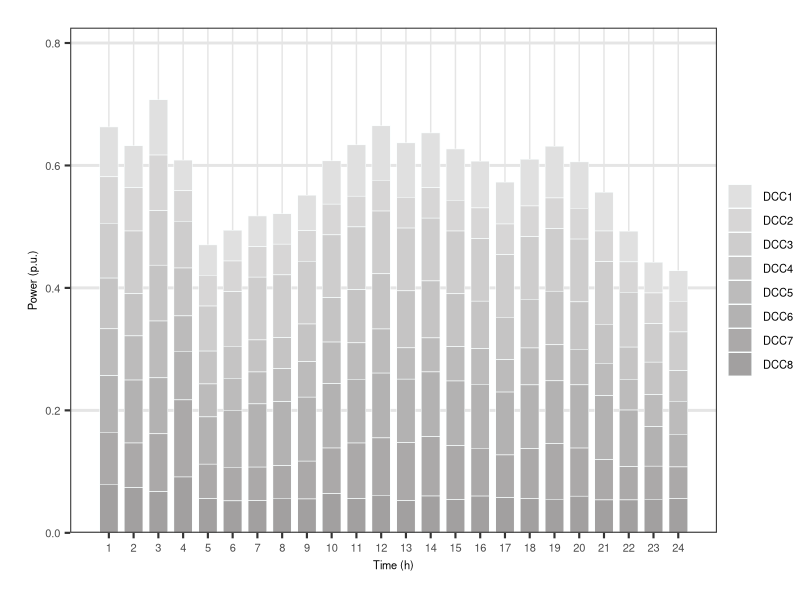

This figure's R source:
library(ggplot2)
library(dplyr)

# Read the CSV file
data <- read.csv("./dc_p.csv")

# Transpose the data
data_transposed <- t(data)

# Convert to data frame
data_transposed <- as.data.frame(data_transposed)

# Add column names
colnames(data_transposed) <- paste0("DCC", 1:ncol(data_transposed))

# Add time column
data_transposed$time <- 1:nrow(data_transposed)

# Convert to long format for ggplot2
data_long <- data_transposed %>%
  tidyr::pivot_longer(cols = starts_with("DCC"), names_to = "DCC", values_to = "workload")

# Define custom colors using a darker blue gradient with hex codes
num_dccs <- 24
grey_palette <- colorRampPalette(c("#e0e0e0", "#150e0e")) # LightGrey to DarkGrey
dcc_colors <- grey_palette(num_dccs)
names(dcc_colors) <- paste0("DCC", 1:num_dccs)

# Create the stacked bar plot
q <- ggplot(data_long, aes(x = time, y = workload, fill = DCC)) +
  geom_bar(stat = "identity", color = "#f9fdfd", linewidth = 0.2, width = 0.75) +
  scale_fill_manual(values = dcc_colors) +
  scale_y_continuous(name = "Power (p.u.)", expand = expansion(mult = c(0, 0.1))) +
  scale_x_continuous(name = "Time (h)", breaks = 1:24) +
  coord_cartesian(ylim = c(0, 0.75)) +
  theme_bw(base_size = 16) + # Larger base font size
  theme(
    # legend.position = c(0.8, 0.85), # Place legend inside the plot (x, y coordinates from 0 to 1)
    legend.title = element_blank(), # Larger legend title
    legend.text = element_text(size = 8), # Larger legend text
    axis.title = element_text(size = 8), # Axis titles bigger
    axis.text = element_text(size = 8), # Axis labels bigger
    legend.background = element_rect(fill = "transparent", color = NA),
    plot.title = element_blank(), # Title size and bold
    panel.grid.major = element_line(linewidth = 0.5, color = "gray90"), # Lighter grid lines
    panel.grid.minor = element_blank(), # No minor grid lines
    plot.margin = margin(20, 5, 20, 20), # Add margin around the plot
    panel.grid.major.y = element_line(linewidth = 1),
    legend.margin = margin(0, 0, 0, 8),
    legend.box.spacing = unit(0, "pt")
  )
# Save the plot to a PDF file
ggsave(plot = q, width = 6, height = 4, dpi = 300, filename = "./stacked_dcc_p_plot.pdf")
